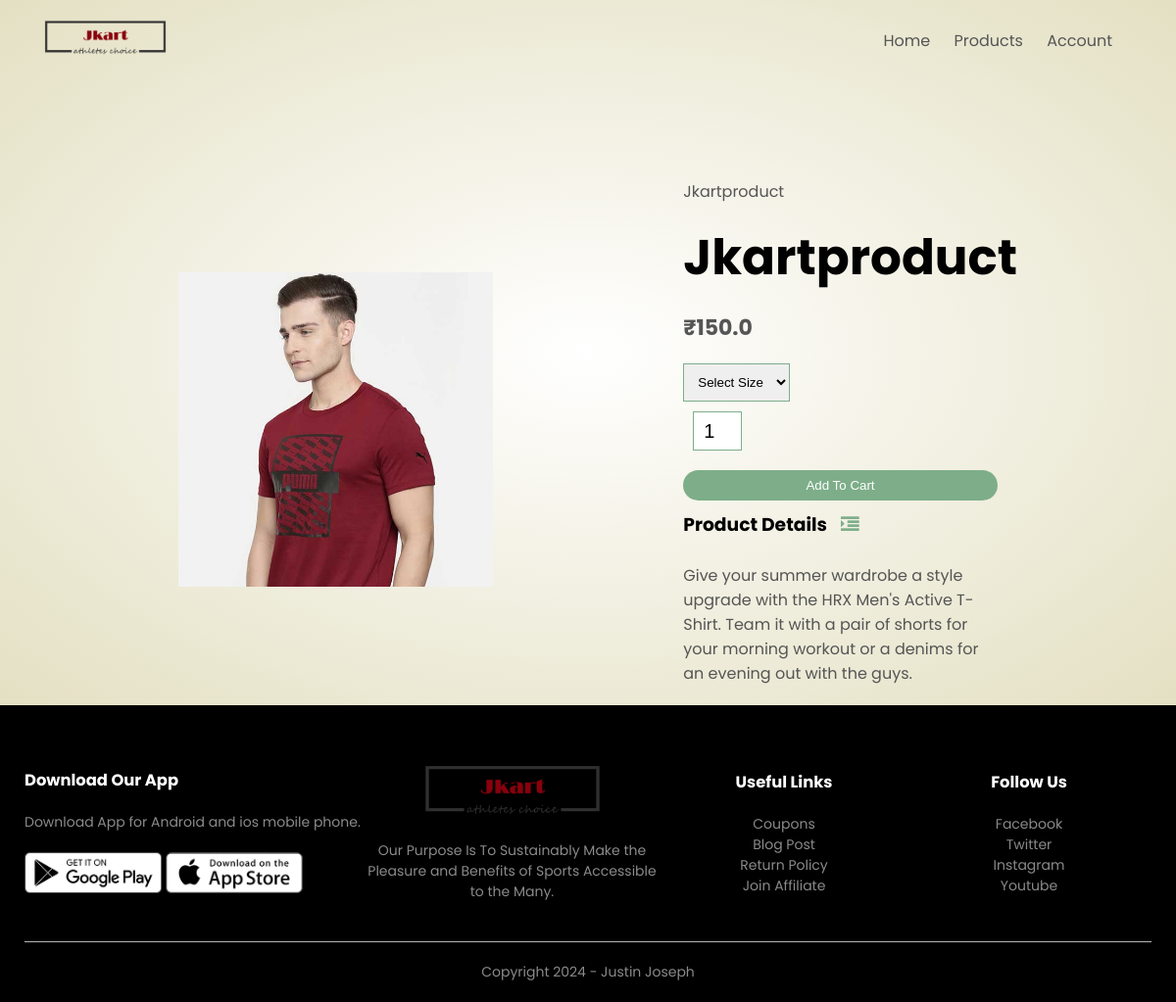
The page /product_details/1 on the database its author committed.
### products/models.py (models this page shows, shortened)
class Products(models.Model):
    LIVE=1
    DELETE=0
    DELETE_CHOICES=((LIVE,'Live'),(DELETE,'Delete'))
    title=models.CharField(max_length=200)
    price=models.FloatField()
    description=models.TextField()
    images=models.ImageField(upload_to='media/')
    priority=models.IntegerField()
    delete_status=models.IntegerField(choices=DELETE_CHOICES,default=LIVE)
    create_at=models.DateTimeField(auto_now_add=True)
    update_at=models.DateTimeField(auto_now=True)

### products/views.py (the view)
# urls.py: path('product_details/<pk>',views.detail_product,name='detail_product')
def detail_product(request,pk):
    product=Products.objects.get(pk=pk)
    context={'product':product}
    return render(request,'product_detail.html',context)

### templates/product_detail.html
{% extends 'blank_layout.html' %}
{% block banner %}
{% include 'product_discr.html' %}
{% endblock banner %}

### templates/product_discr.html (shortened to what this page needs)
{% load static %}
<div class="small-container single-product">
    <div class="row">
        <div class="col-2">
            <img src="{{product.images.url}}" width="100%" id="ProductImg">
        </div>
        <div class="col-2">
            <p>{{ product.title }}</p>
            <h1>{{ product.title }}</h1>
            <h4>₹{{ product.price }}</h4>
            <select>
                <option>Select Size</option>
            </select>
            <form method="post" action="{% url 'add_to_cart' %}" enctype="multipart/form-data">
                <input type="number" name="quantity" value="1">
                <button type="submit" class="btn">Add To Cart</button>
            </form>
            <h3>Product Details <i class="fa fa-indent"></i></h3>
            <br>
            <p>{{ product.description }}</p>
        </div>
    </div>
</div>

### static/css/style2.css (style rules this page uses)
* { margin: 0; padding: 0; box-sizing: border-box; }
body { font-family: 'Poppins', sans-serif; }
p { color: #555; }
.row { display: flex; align-items: center; flex-wrap: wrap; justify-content: space-around; }
.col-2 { flex-basis: 35%; min-width: 300px; }
.col-2 img { max-width: 100%; padding: 30px 0; }
.col-2 h1 { font-size: 50px; line-height: 60px; margin: 25px 0; }
.btn { display: inline-block; background: #7dae89; color: white; padding: 8px 30px; margin: 30px 0; border-radius: 30px; transition: background 0.5s; }
.header .row { margin-top: 10px; }
.small-container { max-width: 1080px; margin: auto; padding-left: 25px; padding-right: 25px; }
h4 { color: #555; font-weight: normal; }
select { border: 1px solid #7dae89; padding: 5px; }
.single-product { margin-top: 80px; }
.single-product .col-2 img { padding: 0; }
.single-product .col-2 { padding: 20px; }
.single-product h4 { margin: 20px 0; font-size: 22px; font-weight: bold; }
.single-product select { display: block; padding: 10px; margin-top: 20px; }
.single-product input { width: 50px; height: 40px; padding-left: 10px; font-size: 20px; margin-left: 10px; border: 1px solid #7dae89; margin-right: 10px; }
.single-product .fa { color: #7dae89; margin-left: 10px; }
form input { width: 100%; height: 30px; margin: 10px 0; padding: 0 10px; border: 1px solid #ccc; }
form .btn { width: 100%; border: none; cursor: pointer; margin: 10px 0; }

### rows shown on the page
Products: images (picture), title "Jkartproduct", price "150.0", description "Give your summer wardrobe a style upgrade with the HRX Men's Active T-Shirt. Team it with a pair of shorts for your morning workout or a denims for an evening out with the guys."
